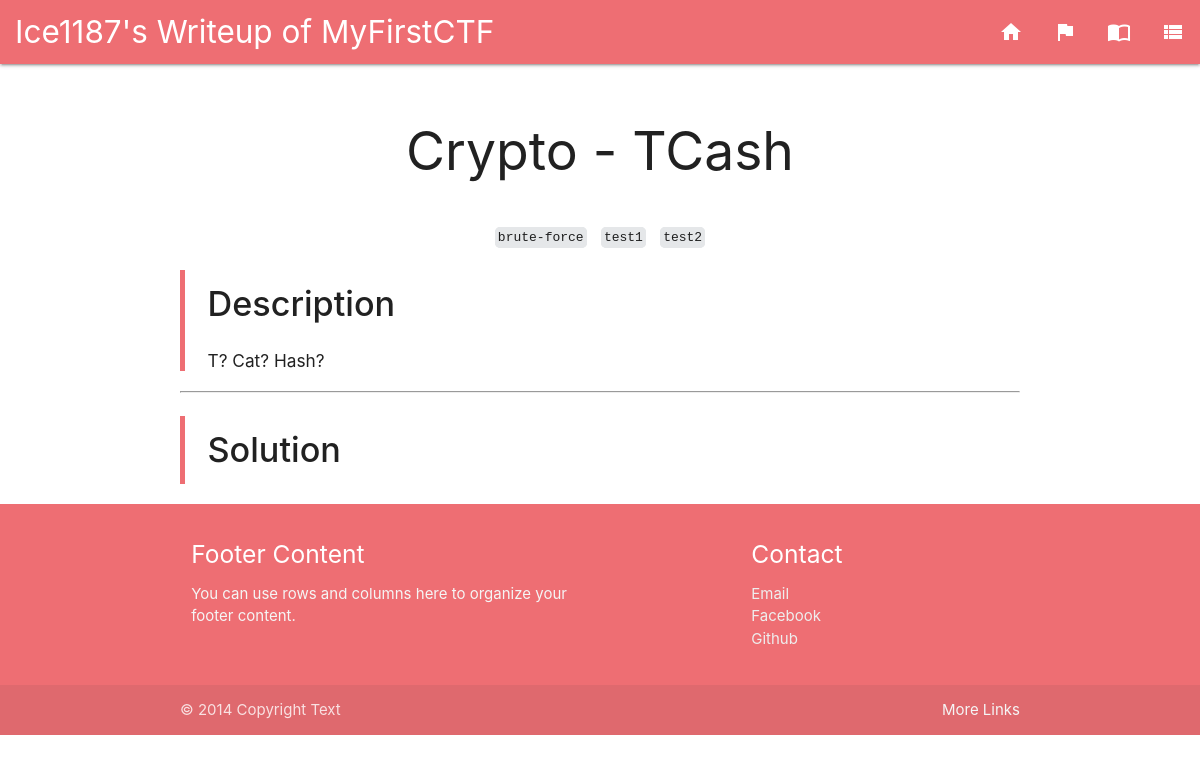
The page /blog/writeups/MyFirstCTF/TCash on the database its author committed.
### blog/models.py (models this page shows, shortened)
class WriteupCTF(models.Model):
	name = models.CharField(default='Unknow', max_length=50)
	date = models.DateField()
	img = models.ImageField(upload_to='writeup/', blank=True)
	team = models.CharField(max_length=255, default='Ice1187')
	rank = models.CharField(max_length=10, blank=True)
	score = models.IntegerField(default=0)
	trashtalk = models.TextField(blank=True)
	class Meta():
		ordering = ["-date", "name"]
		get_latest_by = "-date"

class WriteupArticle(models.Model):
	ctf = models.ForeignKey('WriteupCTF', default='Unknow', on_delete=models.SET_DEFAULT)
	category = models.ForeignKey('WriteupCategory', default='Uncategorize', on_delete=models.SET_DEFAULT,)
	name = models.CharField(max_length=50)
	description = MarkdownxField(blank=True)
	hint = models.TextField(blank=True)
	solution = MarkdownxField(blank=True)
	tags = models.ManyToManyField('WriteupTag', blank=True)
	class Meta():
		ordering = ["category", "name"]
	@property
	def md_solution(self):
		return markdownify(self.solution)

class WriteupCategory(models.Model):
	name = models.CharField(default='Uncategorized', max_length=50)
	def __str__(self):
		return self.name

class WriteupTag(models.Model):
	name = models.CharField(max_length=50, blank=True)

### blog/views.py (the view)
# urls.py: path('writeups/<slug:ctfname>/<str:problemname>', views.problem, name='problem'),
def problem(request, ctfname, problemname):
	ctf = WriteupCTF.objects.get(name=ctfname)
	problem = WriteupArticle.objects.select_related('ctf')
	problem = problem.get(ctf__name=ctfname, name=problemname)
	var = {
		'ctf': ctf,
		'problem': problem,
	}
	return render(request, 'blog/problem.html', var)

### blog/templates/blog/problem.html (shortened to what this page needs)
{% extends "blog/base.html" %}
{% load static %}
{% block logolink %}
  {% url 'blog:ctf' ctf.name %}
{% endblock logolink %}
{% block navbarlogo %}
  Ice1187's Writeup of {{ ctf.name }}
{% endblock navbarlogo %}
{% block content %}
<div align="center">
<br>
<h2>{{ problem.category }} - {{ problem.name }} </h2>
<br>
</div>
<div align="center">
  {% for tag in problem.tags.all %}
    <code class="tags">{{ tag.name }}</code>
  {% endfor %}
</div>
<blockquote>
  <h4 style="line-height: 2.0;">
    <strong>Description</strong>
  </h4>
  <div>
    <h6>{{ problem.description }}</h6>
  </div>
</blockquote>
<hr>
<blockquote>
  <h4 style="line-height: 2.0;">
    <strong>Solution</strong>
  </h4>
</blockquote>
{% endblock content %}

### blog/templates/blog/problem.html (style rules this page uses)
.tags { font-size: 13px; background-color: #E5E7E9; border: 3px solid #E5E7E9; border-radius: 5px; margin: 0px 5px 0px 5px; }

### rows shown on the page
WriteupCTF: name "MyFirstCTF"
WriteupArticle: category "Crypto", name "TCash", description "T? Cat? Hash?"
WriteupTag: name "brute-force"
WriteupTag: name "test1"
WriteupTag: name "test2"
